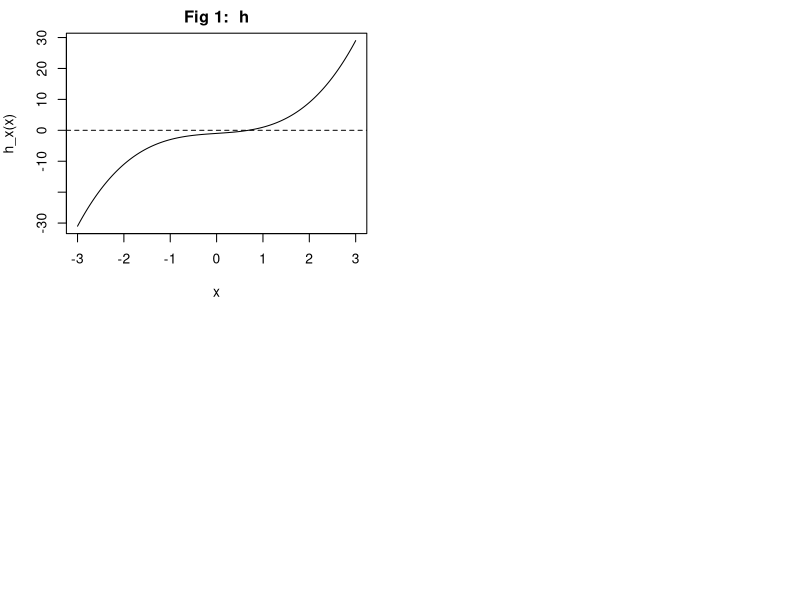

The R source for this figure:
## ---- chunk 1
library(ggplot2)
library(tidyverse)
library(gridExtra) #gives you grid.arrange()
library(knitr)     #making tables
library(lubridate) 
## ---- chunk 2
#Create a function to return the maximum of a function 
g <- function(x){
      log(x) / (x + 1)
} 

interval <- c(1:5)

eps <- 0.001

fun_opt <- function(g, interval, eps){
  opt <- optimize(g, interval, maximum = TRUE, tol = eps)
  return(opt)
}

opt_fun_out <- fun_opt(g, interval, eps)
opt_fun_out

## ---- chunk 3
#Optimize part (a) using the interval bisection method
#create a function for the first derivative of g
g.prime = function(x){(1+(1/x)-log(x))/((1+x)^2)}

#initialize variables to be used in the function
l = 1
r = 5
iter = 12

#create a function using the interval bisection method
int_bisec <- function(dg, l, r, iter, eps){
	#dg is the objective function
  #l is the left endpoint of the interval
  #r is the right endpoint of the interval
  #iter is the number of iterations
  #eps is the error term and stop condition
  
  x_opt_bisec <<- NULL        #Initialize the x_opt_bisec variable (global variable for use outside the function)
  i_bisec <<- NULL            #Initialize the loop variable (global variable for use outside the function)
  
  for (i_bisec in 1:iter){
      
        #Code to implement the bisection method
        x_opt_bisec[i_bisec] <- (l+r)/2        
		
		    if (dg(l)*dg(x_opt_bisec[i_bisec])<0){  
			
		      r <- x_opt_bisec[i_bisec]
		
		    }
		
		    else {
		  
			    l <- x_opt_bisec[i_bisec]
			
		    }
		
	      #Code to check for convergence criteria
        if(i_bisec > 1 && (abs(x_opt_bisec[i_bisec] - x_opt_bisec[i_bisec-1]) < eps)){
	    
	          #accuracy criteria met, output a message to the user that includes the number of iterations
	          #and the value of x
	          cat("The number of iterations for convergence is", i_bisec,".", "The optimized value of the function is", x_opt_bisec[i_bisec])
	      
	          #set final values for global variables 
            x_opt_bisec <<- x_opt_bisec
            i_bisec <<- i_bisec
       
            #silent return so that NULL isn't output
            return(cat(""))
	      
	        }
	}
    
    #Code to check for lack of convergence
    if(abs(x_opt_bisec[i_bisec] - x_opt_bisec[i_bisec-1]) >= eps){
    
    #Warning message to the user if the bisection method fails to converge
    cat("Warning - This method failed to converge in", iter, "iterations.")
    }

}

int_bisec(g.prime, l, r, iter, eps)
g_x_bisec <- g(x_opt_bisec[i_bisec])
g_x_bisec
## ---- chunk 4
#Optimize part (a) using the Newton-Raphson method
#create a function for the first derivative of g
g.prime = function(x){(1+(1/x)-log(x))/((1+x)^2)}

#create a function for the second derivative of g
g.2prime <- function(x){( (-1/x^2-1/x)*(1+x) - 2*(1+1/x-log(x)) )/((1+x)^3)}

#create a function for the ratio of g'/g''
h <- function(x){(1+x)*(1+1/x-log(x))/(-3-4/x-1/x^2+2*log(x))}

#initialize variables to be used in the function
x_0 = 1
iter = 10

#create a function for the Newton-Raphson method
newtons_meth <- function(h, x_0, iter, eps){
	#h is the ratio of g'/g''
  #x_0 is the initial guess
  #iter is the number of iterations
  #eps is the error term and stop condition
  
  x_opt_newt <<- NULL         #Initialize the x_opt_newt variable (global variable for use outside the function)
  i_newt <<- NULL             #Initialize the loop variable (global variable for use outside the function)
  
  x_opt_newt <- x_0
	
  for (i_newt in 1:iter){
		 
       #Code to implement the Newton-Raphson method
        x_opt_newt[i_newt + 1] <- x_opt_newt[i_newt] - h(x_opt_newt[i_newt])        
		
          #Code to check for convergence criteria
          if(i_newt > 1 && (abs(x_opt_newt[i_newt + 1] - x_opt_newt[i_newt]) < eps)) {
	    
	          #accuracy criteria met, output a message to the user that includes the number of iterations
	          #and the value of x
	          cat("The number of iterations for convergence is", i_newt,".", "The optimized value of the function is", x_opt_newt[i_newt + 1])
	      
	          #set final values for global variables 
            x_opt_newt <<- x_opt_newt
            i_newt <<- i_newt
       
            #silent return so that NULL isn't output
            return(cat(""))
	      
          }
        
       }
    
    #Code to check for lack of convergence
    if(abs(x_opt_newt[i_newt + 1] - x_opt_newt[i_newt]) >= eps){
    
    #Warning message to the user if the bisection method fails to converge
    cat("Warning - This method failed to converge in", iter, "iterations.")
    }

}

newtons_meth(h, x_0, iter, eps)

g_x_newt <- g(x_opt_newt[i_newt])
g_x_newt
## ---- chunk 5
#Optimize part (a) using the secant method
#create a function for the first derivative of g
g.prime = function(x){(1+(1/x)-log(x))/((1+x)^2)}

#initialize variables to be used in the function
x_0 = 1
x_1 = 5
iter = 20

#create a function for the secant method
secant_meth <- function(dg, x_0, x_1, iter, eps){
	#dg is the derivative of the object function
  #x_0 is an initial guess
  #x_1 is an initial guess
  #iter is the number of iterations
  #eps is the error term and stop condition
  
  x_opt_secant <<- NULL         #Initialize the x_opt_newt variable (global variable for use outside the function)
  i_secant <<- NULL             #Initialize the loop variable (global variable for use outside the function)
  
  x_opt_secant <- c()
  x_opt_secant[1] <- x_0
  x_opt_secant[2] <- x_1
	
  for (i_secant in 3:(iter + 3)){
		
       #Code to implement the secant method
       h <- dg(x_opt_secant[i_secant - 1]) * (x_opt_secant[i_secant - 1] - x_opt_secant[i_secant - 2]) / (                                       (dg(x_opt_secant[i_secant - 1]) - dg(x_opt_secant[i_secant - 2])))
		   x_opt_secant[i_secant] <- x_opt_secant[i_secant - 1] - h        
		
          #Code to check for convergence criteria
          if(i_secant > 3 && (abs(x_opt_secant[i_secant] - x_opt_secant[i_secant - 1]) < eps)) {
	    
	          #accuracy criteria met, output a message to the user that includes the number of iterations
	          #and the value of x
	          cat("The number of iterations for convergence is", i_secant - 2,".", "The optimized value of the function is", x_opt_secant[i_secant])
	      
	          #set final values for global variables 
            x_opt_secant <<- x_opt_secant[i_secant]
            i_secant <<- i_secant - 2                  #Subtract 2 for our first 2 initial guesses
       
            #silent return so that NULL isn't output
            return(cat(""))
	      
          }
        
       }
    
    #Code to check for lack of convergence
    if(abs(x_opt_secant[i_secant] - x_opt_secant[i_secant - 1]) >= eps){
    
    #Warning message to the user if the bisection method fails to converge
    cat("Warning - This method failed to converge in", iter, "iterations.")
    }

}

secant_meth(g.prime, x_0, x_1, iter, eps)

g_x_secant <- g(x_opt_secant)
g_x_secant

## ---- chunk 6
opt_mat <- matrix(c("optimize (R fcn)", opt_fun_out$maximum, opt_fun_out$objective, ""), nrow = 1, ncol = 4)
bis_mat <- matrix(c("Bisection", x_opt_bisec[i_bisec], g_x_bisec, i_bisec), nrow = 1, ncol = 4)
new_mat <- matrix(c("Newton Raphson", x_opt_newt[i_newt], g_x_newt, i_newt), nrow = 1, ncol = 4)
sec_mat <- matrix(c("Secant", x_opt_secant, g_x_secant, i_secant), nrow = 1, ncol = 4)

table_matrix <- t(matrix(c(opt_mat, bis_mat, new_mat, sec_mat), nrow = 4, ncol = 4))

kable(table_matrix, col.names = c("Method", "x (optimum)", "g(x)", "# of iterations"), align = "lccc", caption = "Optimization Methods Comparison")
## ---- chunk 7
#plot h(x) to determine the starting interval for the bisection method
par(mfrow=c(2,2) , mar=c(4,4,2,2))
x <- seq(-3,3,.01)
h_x <- function(x){x^3 + x - 1}
plot(x,h_x(x),type="l")
abline(h = 0, lty = "dashed")
title("Fig 1:  h")

#Create a function using the interval bisection method for root approximation

#initialize variables to be used in the function
a <- -3
b <- 3
iter = 20
eps = 0.001

bisec_meth_roots <- function(f, a, b, iter, eps){
  #f is the function we are interested in finding a root for
  #a is the left endpoint of the interval
  #b is the right endpoint of the interval
  #iter is the number of iterations
  #eps is the precision of our estimate
 
  x_bisec <<- NULL     #create a global variable for the root that we can access outside the function
  i_bis_meth <<- NULL  #create a global variable for the iteration value when the precision is reached
  
  for (i_bis_meth in 1:iter){
    
      #code to implement the bisection method
      x_bisec[i_bis_meth] <- (a + b) / 2
      
      if(sign(f(x_bisec[i_bis_meth])) == sign(f(a))){
        a <- x_bisec[i_bis_meth]
      }
      
      else{
        b <- x_bisec[i_bis_meth]
      }
    
        #Code to check for convergence criteria
        if(i_bis_meth > 1 && (abs(x_bisec[i_bis_meth] - x_bisec[i_bis_meth-1]) < eps)){
	    
	          #accuracy criteria met, output a message to the user that includes the number of iterations
	          #and the value of x
	          cat("The number of iterations for convergence is", i_bis_meth,".", "The root value of the function is", x_bisec[i_bis_meth])
	      
	          #set final values for global variables 
            x_bisec <<- x_bisec
            i_bis_meth <<- i_bis_meth
       
            #silent return so that NULL isn't output
            return(cat(""))
	      
	      }
   }
  
    #Code to check for lack of convergence
    if(abs(x_bisec[i_bis_meth] - x_bisec[i_bis_meth - 1]) >= eps){
    
    #Warning message to the user if the bisection method fails to converge
    cat("Warning - This method failed to converge in", iter, "iterations.")
    }
  
}

bisec_meth_roots(h_x, a, b, iter, eps)
x_bisec[1:5]
## ---- chunk 8
#Create a function using the uniroot function in r
interval <- c(-3,3)

uniroot_opt <- function(f, interval, eps){
  uni_opt <- uniroot(f, interval, tol = eps, check.conv = TRUE)
  return(uni_opt)
}

uniroot_opt_out <- uniroot_opt(h_x, interval, eps)
uniroot_opt_out
## ---- chunk 9
#Determine which method produced a solution closest to zero
error_bisec <- abs(0 - h_x(x_bisec[i_bis_meth]))
error_bisec
error_uniroot <- uniroot_opt_out$f.root
error_uniroot
## ---- chunk 10
#create a function for the equation in the problem statement
g_x <- function(x){sin(x) + (x^2) * cos(x) - x^2 - x}

#create a function for the first derivative of g
g_x_prime = function(x){cos(x) + 2 * x * cos(x) - (x^2) * sin(x) - 2 * x - 1}

#create a function for the second derivative of g
#g_x_2prime <- function(x){-sin(x) - 4 * x * sin(x) - (x^2) * cos(x) + 2 * cos(x) - 2}

#create a function for the ratio of g'/g''
h_x <- function(x){(sin(x) + (x^2) * cos(x) - x^2 - x) / (cos(x) + 2 * x * cos(x) - (x^2) * sin(x) - 2 * x - 1)}

#initialize variables to be used in the function
eps = 0.01
x_0 = 1
iter = 15

#create a function for finding roots using Newton-Raphson method
newtons_meth_roots <- function(h, x_0, iter, eps){
  #h is the ratio of g/g'
  #x_0 is the initial guess
  #iter is the number of iterations
  #eps is the error term and stop condition
  
  x_newt_root <<- NULL             #Initialize the x_newt_root variable (global variable for use outside the function)
  i_newt_root <<- NULL             #Initialize the loop variable (global variable for use outside the function)
  
  x_newt_root <- x_0
	
  for (i_newt_root in 1:iter){
		 
       #Code to implement the Newton-Raphson method
        x_newt_root[i_newt_root + 1] <- x_newt_root[i_newt_root] - h(x_newt_root[i_newt_root])        
		
          #Code to check for convergence criteria
          if(i_newt_root > 1 && (abs(x_newt_root[i_newt_root + 1] - x_newt_root[i_newt_root]) < eps)) {
	    
	          #accuracy criteria met, output a message to the user that includes the number of iterations
	          #and the value of x
	          cat("The number of iterations for convergence is", i_newt_root,".", "The root of the function is", x_newt_root[i_newt_root + 1])
	      
	          #set final values for global variables 
            x_newt_root <<- x_newt_root
            i_newt_root <<- i_newt_root
       
            #silent return so that NULL isn't output
            return(cat(""))
	      
          }
        
       }
    
    #Code to check for lack of convergence
    if(abs(x_newt_root[i_newt_root + 1] - x_newt_root[i_newt_root]) >= eps){
    
    #Warning message to the user if the bisection method fails to converge
    cat("Warning - This method failed to converge in", iter, "iterations.")
    
    x_newt_root <<- x_newt_root
    i_newt_root <<- i_newt_root
      
    }

}
  
newtons_meth_roots(h_x, x_0, iter, eps)
x_newt_root[2:(iter + 1)]

